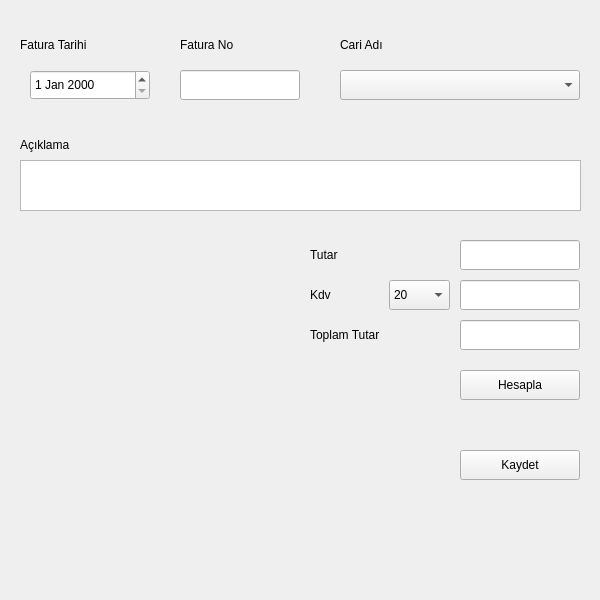
<?xml version="1.0" encoding="UTF-8"?>
<ui version="4.0">
 <class>Form</class>
 <widget class="QWidget" name="Form">
  <property name="geometry">
   <rect>
    <x>0</x>
    <y>0</y>
    <width>600</width>
    <height>600</height>
   </rect>
  </property>
  <property name="windowTitle">
   <string>Form</string>
  </property>
  <widget class="QLabel" name="label">
   <property name="geometry">
    <rect>
     <x>20</x>
     <y>30</y>
     <width>120</width>
     <height>30</height>
    </rect>
   </property>
   <property name="sizePolicy">
    <sizepolicy hsizetype="Preferred" vsizetype="Preferred">
     <horstretch>0</horstretch>
     <verstretch>0</verstretch>
    </sizepolicy>
   </property>
   <property name="text">
    <string>Fatura Tarihi</string>
   </property>
   <property name="alignment">
    <set>Qt::AlignLeading|Qt::AlignLeft|Qt::AlignVCenter</set>
   </property>
  </widget>
  <widget class="QLineEdit" name="lineEditFaturaNo">
   <property name="geometry">
    <rect>
     <x>180</x>
     <y>70</y>
     <width>120</width>
     <height>30</height>
    </rect>
   </property>
  </widget>
  <widget class="QLabel" name="label_2">
   <property name="geometry">
    <rect>
     <x>180</x>
     <y>30</y>
     <width>120</width>
     <height>30</height>
    </rect>
   </property>
   <property name="sizePolicy">
    <sizepolicy hsizetype="Preferred" vsizetype="Preferred">
     <horstretch>0</horstretch>
     <verstretch>0</verstretch>
    </sizepolicy>
   </property>
   <property name="text">
    <string>Fatura No</string>
   </property>
   <property name="alignment">
    <set>Qt::AlignLeading|Qt::AlignLeft|Qt::AlignVCenter</set>
   </property>
  </widget>
  <widget class="QLabel" name="label_3">
   <property name="geometry">
    <rect>
     <x>340</x>
     <y>30</y>
     <width>120</width>
     <height>30</height>
    </rect>
   </property>
   <property name="sizePolicy">
    <sizepolicy hsizetype="Preferred" vsizetype="Preferred">
     <horstretch>0</horstretch>
     <verstretch>0</verstretch>
    </sizepolicy>
   </property>
   <property name="text">
    <string>Cari Adı</string>
   </property>
   <property name="alignment">
    <set>Qt::AlignLeading|Qt::AlignLeft|Qt::AlignVCenter</set>
   </property>
  </widget>
  <widget class="QComboBox" name="comboBox">
   <property name="geometry">
    <rect>
     <x>340</x>
     <y>70</y>
     <width>240</width>
     <height>30</height>
    </rect>
   </property>
  </widget>
  <widget class="QLabel" name="label_4">
   <property name="geometry">
    <rect>
     <x>20</x>
     <y>130</y>
     <width>120</width>
     <height>30</height>
    </rect>
   </property>
   <property name="sizePolicy">
    <sizepolicy hsizetype="Preferred" vsizetype="Preferred">
     <horstretch>0</horstretch>
     <verstretch>0</verstretch>
    </sizepolicy>
   </property>
   <property name="text">
    <string>Açıklama</string>
   </property>
   <property name="alignment">
    <set>Qt::AlignLeading|Qt::AlignLeft|Qt::AlignVCenter</set>
   </property>
  </widget>
  <widget class="QTextEdit" name="textEdit">
   <property name="geometry">
    <rect>
     <x>20</x>
     <y>160</y>
     <width>561</width>
     <height>51</height>
    </rect>
   </property>
  </widget>
  <widget class="QLineEdit" name="lineEditFaturaNo_2">
   <property name="geometry">
    <rect>
     <x>460</x>
     <y>240</y>
     <width>120</width>
     <height>30</height>
    </rect>
   </property>
   <property name="inputMethodHints">
    <set>Qt::ImhDigitsOnly</set>
   </property>
  </widget>
  <widget class="QLabel" name="label_5">
   <property name="geometry">
    <rect>
     <x>310</x>
     <y>240</y>
     <width>120</width>
     <height>30</height>
    </rect>
   </property>
   <property name="sizePolicy">
    <sizepolicy hsizetype="Preferred" vsizetype="Preferred">
     <horstretch>0</horstretch>
     <verstretch>0</verstretch>
    </sizepolicy>
   </property>
   <property name="text">
    <string>Tutar</string>
   </property>
   <property name="alignment">
    <set>Qt::AlignLeading|Qt::AlignLeft|Qt::AlignVCenter</set>
   </property>
  </widget>
  <widget class="QLineEdit" name="lineEditFaturaNo_3">
   <property name="geometry">
    <rect>
     <x>460</x>
     <y>280</y>
     <width>120</width>
     <height>30</height>
    </rect>
   </property>
  </widget>
  <widget class="QLabel" name="label_6">
   <property name="geometry">
    <rect>
     <x>310</x>
     <y>280</y>
     <width>71</width>
     <height>30</height>
    </rect>
   </property>
   <property name="sizePolicy">
    <sizepolicy hsizetype="Preferred" vsizetype="Preferred">
     <horstretch>0</horstretch>
     <verstretch>0</verstretch>
    </sizepolicy>
   </property>
   <property name="text">
    <string>Kdv</string>
   </property>
   <property name="alignment">
    <set>Qt::AlignLeading|Qt::AlignLeft|Qt::AlignVCenter</set>
   </property>
  </widget>
  <widget class="QLineEdit" name="lineEditFaturaNo_4">
   <property name="geometry">
    <rect>
     <x>460</x>
     <y>320</y>
     <width>120</width>
     <height>30</height>
    </rect>
   </property>
  </widget>
  <widget class="QLabel" name="label_7">
   <property name="geometry">
    <rect>
     <x>310</x>
     <y>320</y>
     <width>120</width>
     <height>30</height>
    </rect>
   </property>
   <property name="sizePolicy">
    <sizepolicy hsizetype="Preferred" vsizetype="Preferred">
     <horstretch>0</horstretch>
     <verstretch>0</verstretch>
    </sizepolicy>
   </property>
   <property name="text">
    <string>Toplam Tutar</string>
   </property>
   <property name="alignment">
    <set>Qt::AlignLeading|Qt::AlignLeft|Qt::AlignVCenter</set>
   </property>
  </widget>
  <widget class="QComboBox" name="comboBox_2">
   <property name="geometry">
    <rect>
     <x>389</x>
     <y>280</y>
     <width>61</width>
     <height>30</height>
    </rect>
   </property>
   <property name="currentIndex">
    <number>4</number>
   </property>
   <item>
    <property name="text">
     <string>1</string>
    </property>
   </item>
   <item>
    <property name="text">
     <string>8</string>
    </property>
   </item>
   <item>
    <property name="text">
     <string>10</string>
    </property>
   </item>
   <item>
    <property name="text">
     <string>18</string>
    </property>
   </item>
   <item>
    <property name="text">
     <string>20</string>
    </property>
   </item>
  </widget>
  <widget class="QPushButton" name="pushButton">
   <property name="geometry">
    <rect>
     <x>460</x>
     <y>450</y>
     <width>120</width>
     <height>30</height>
    </rect>
   </property>
   <property name="text">
    <string>Kaydet</string>
   </property>
  </widget>
  <widget class="QPushButton" name="pushButton_2">
   <property name="geometry">
    <rect>
     <x>460</x>
     <y>370</y>
     <width>120</width>
     <height>30</height>
    </rect>
   </property>
   <property name="text">
    <string>Hesapla</string>
   </property>
  </widget>
  <widget class="QDateEdit" name="dateEdit">
   <property name="geometry">
    <rect>
     <x>30</x>
     <y>70</y>
     <width>120</width>
     <height>30</height>
    </rect>
   </property>
  </widget>
 </widget>
 <resources/>
 <connections/>
</ui>
